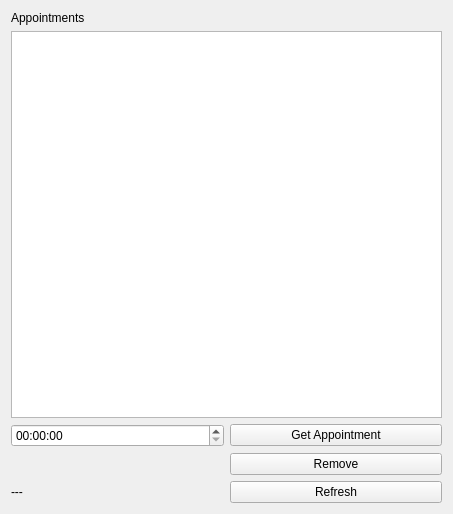
<?xml version="1.0" encoding="UTF-8"?>
<ui version="4.0">
 <class>AppointmentsView</class>
 <widget class="QWidget" name="AppointmentsView">
  <property name="geometry">
   <rect>
    <x>0</x>
    <y>0</y>
    <width>453</width>
    <height>514</height>
   </rect>
  </property>
  <property name="windowTitle">
   <string>Form</string>
  </property>
  <layout class="QGridLayout" name="gridLayout">
   <item row="1" column="0" colspan="2">
    <widget class="QListWidget" name="listWidget"/>
   </item>
   <item row="0" column="0">
    <widget class="QLabel" name="label">
     <property name="text">
      <string>Appointments</string>
     </property>
    </widget>
   </item>
   <item row="4" column="0">
    <widget class="QLabel" name="statusLabel">
     <property name="text">
      <string>---</string>
     </property>
    </widget>
   </item>
   <item row="2" column="1">
    <widget class="QPushButton" name="getAppointmentButton">
     <property name="text">
      <string>Get Appointment</string>
     </property>
    </widget>
   </item>
   <item row="4" column="1">
    <widget class="QPushButton" name="pushButton">
     <property name="text">
      <string>Refresh</string>
     </property>
    </widget>
   </item>
   <item row="2" column="0">
    <widget class="QTimeEdit" name="timeEdit"/>
   </item>
   <item row="3" column="1">
    <widget class="QPushButton" name="removeAppointmentButton">
     <property name="text">
      <string>Remove</string>
     </property>
    </widget>
   </item>
  </layout>
 </widget>
 <resources/>
 <connections/>
</ui>
